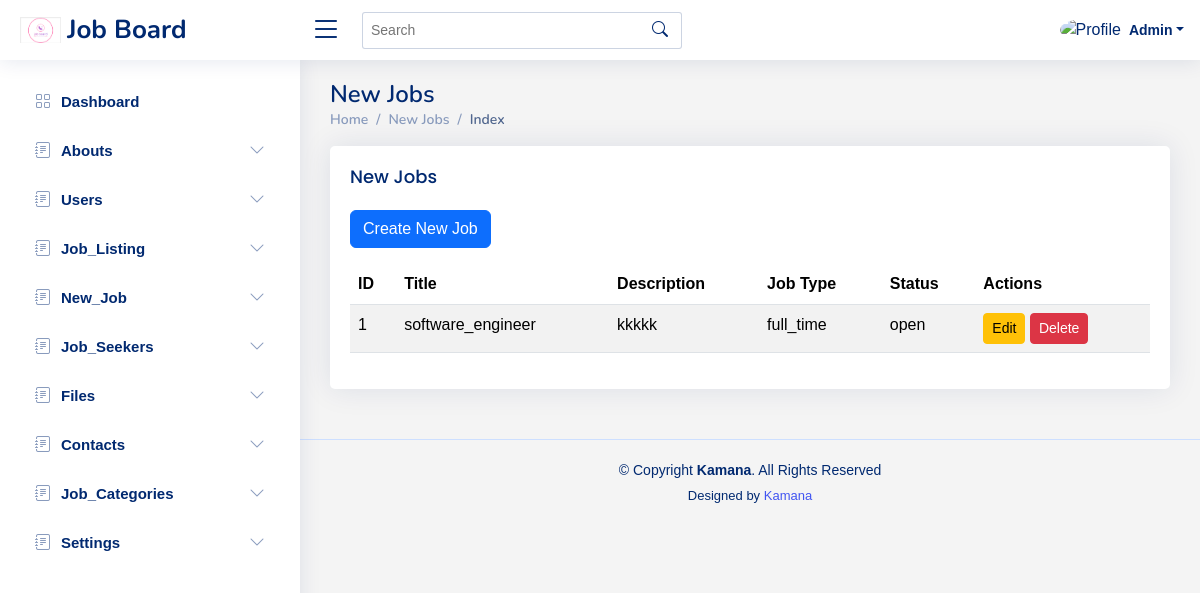
Screenshot of /admin/new_job/index.php (signed in) with the database file from the repository.
### tables this page shows
CREATE TABLE `new_job` (
  `id` int(11) NOT NULL,
  `title` varchar(30) NOT NULL,
  `description` text NOT NULL,
  `job_type` varchar(50) NOT NULL,
  `status` varchar(30) NOT NULL,
  `created_at` timestamp NOT NULL DEFAULT current_timestamp(),
  `updated_at` timestamp NOT NULL DEFAULT current_timestamp() ON UPDATE current_timestamp()
);

### admin/new_job/index.php (the view)
<?php require('../includes/header.php'); ?>
<?php require('../includes/navbar.php'); ?>
<?php require('../includes/sidebar.php'); ?>
<main id="main" class="main">
  <div class="pagetitle">
    <h1>New Jobs</h1>
    <nav>
      <ol class="breadcrumb">
        <li class="breadcrumb-item"><a href="index.php">Home</a></li>
        <li class="breadcrumb-item">New Jobs</li>
        <li class="breadcrumb-item active">Index</li>
      </ol>
    </nav>
  </div>
  <section class="section">
    <div class="row">
      <div class="col-lg-12">
        <div class="card">
          <div class="card-body">
            <h5 class="card-title">New Jobs</h5>
            <a href="create.php" class="btn btn-primary mb-3">Create New Job</a>
            <table class="table table-striped">
              <thead>
                <tr>
                  <th>ID</th>
                  <th>Title</th>
                  <th>Description</th>
                  <th>Job Type</th>
                  <th>Status</th>
                  <th>Actions</th>
                </tr>
              </thead>
              <tbody>
                <?php
                $query = "SELECT * FROM new_job";
                $result = mysqli_query($con, $query);
                while ($row = mysqli_fetch_assoc($result)) {
                  echo "<tr>";
                  echo "<td>{$row['id']}</td>";
                  echo "<td>{$row['title']}</td>";
                  echo "<td>{$row['description']}</td>";
                  echo "<td>{$row['job_type']}</td>";
                  echo "<td>{$row['status']}</td>";
                  echo "<td>
                                            <a href='edit.php?id={$row['id']}' class='btn btn-warning btn-sm'>Edit</a>
                                            <a href='delete.php?id={$row['id']}' class='btn btn-danger btn-sm' onclick='return confirm(\"Are you sure you want to delete this job?\")'>Delete</a>
                                          </td>";
                  echo "</tr>";
                }
                ?>
              </tbody>
            </table>
          </div>
        </div>
      </div>
    </div>
  </section>
</main>
<?php require('../includes/footer.php'); ?>

### admin/assets/css/style.css (style rules this page uses)
:root { scroll-behavior: smooth; }
body { font-family: "Open Sans", sans-serif; background: #f6f9ff; color: #444444; }
a { color: #4154f1; text-decoration: none; }
h1, h2, h3, h4, h5, h6 { font-family: "Nunito", sans-serif; }
body { font-family: Arial, sans-serif; margin: 0; background-color: #f4f4f4; }
#main { margin-top: 60px; padding: 20px 30px; transition: all 0.3s; }
.pagetitle { margin-bottom: 10px; }
.pagetitle h1 { font-size: 24px; margin-bottom: 0; font-weight: 600; color: #012970; }
.card { margin-bottom: 30px; border: none; border-radius: 5px; box-shadow: 0px 0 30px rgba(1, 41, 112, 0.1); }
.card-title { padding: 20px 0 15px 0; font-size: 18px; font-weight: 500; color: #012970; font-family: "Poppins", sans-serif; }
.card-body { padding: 0 20px 20px 20px; }
.breadcrumb { font-size: 14px; font-family: "Nunito", sans-serif; color: #899bbd; font-weight: 600; }
.breadcrumb a { color: #899bbd; transition: 0.3s; }
.breadcrumb .breadcrumb-item::before { color: #899bbd; }
.breadcrumb .active { color: #51678f; font-weight: 600; }
@media (min-width: 1200px) { #main, #footer { margin-left: 300px; } }

### rows the page displays
new_job: id "1", title "software_engineer", description "kkkkk", job_type "full_time", status "open"
